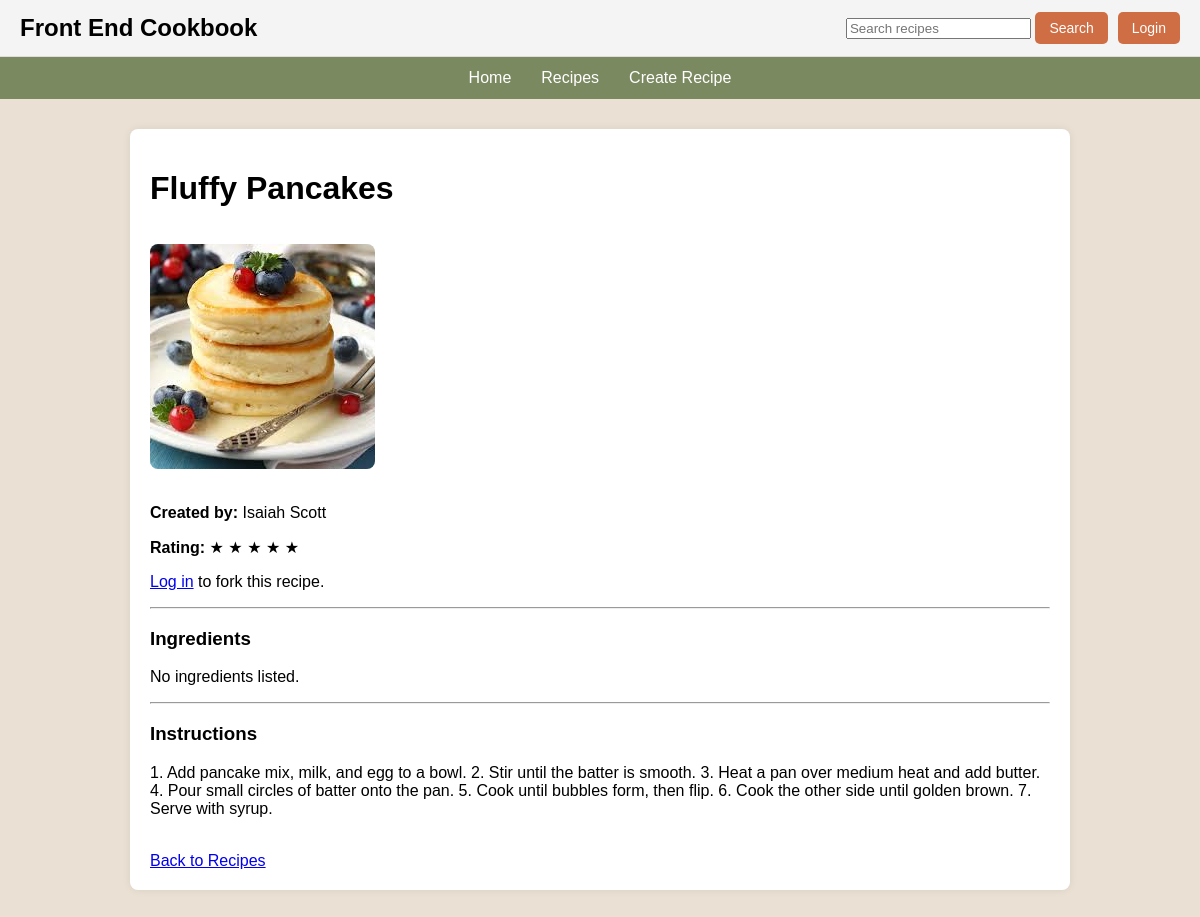
The app's page /recipe/7 with its own data.
### app/models.py (models this page shows, shortened)
class Recipe(db.Model):
    __tablename__ = "recipes"
    id = db.Column(db.Integer, primary_key=True)
    title = db.Column(db.String(100), nullable=False)
    ingredients = db.Column(db.Text, nullable=False)
    instructions = db.Column(db.Text, nullable=False)
    image_filename = db.Column(db.String(255), nullable=True)
    rating = db.Column(db.Integer, default=0)
    user_id = db.Column(db.Integer, db.ForeignKey("users.id"), nullable=True)
    forked_from_id = db.Column(db.Integer, db.ForeignKey("recipes.id"), nullable=True)

class User(db.Model):
    __tablename__ = "users"
    id = db.Column(db.Integer, primary_key=True)
    first_name = db.Column(db.String(50), nullable=False)
    last_name = db.Column(db.String(50), nullable=False)
    email = db.Column(db.String(120), unique=True, nullable=False)
    password_hash = db.Column(db.String(255), nullable=False)
    recipes = db.relationship("Recipe", backref="author", lazy=True)

### app/routes.py (the view)
@app.route("/recipe/<int:recipe_id>")
def view_recipe(recipe_id):
    recipe = Recipe.query.get_or_404(recipe_id)
    return render_template("view_recipe.html", recipe=recipe)

### app/templates/view_recipe.html (shortened to what this page needs)
{% extends "base.html" %}
{% block content %}
<h1>{{ recipe.title }}</h1>
{% if recipe.image_filename %}
    <img
        src="{{ url_for('static', filename='uploads/' + recipe.image_filename) }}"
        alt="{{ recipe.title }}"
        style="max-width: 400px; border-radius: 8px; margin: 15px 0;"
    >
{% endif %}
{% if recipe.author %}
    <p>
        <strong>Created by:</strong>
        {{ recipe.author.first_name }} {{ recipe.author.last_name }}
    </p>
{% endif %}
<p>
    <strong>Rating:</strong>
    {% if recipe.rating and recipe.rating > 0 %}
        {% for i in range(recipe.rating) %}
            ★
        {% endfor %}
    {% else %}
        No rating yet
    {% endif %}
</p>
{% if session.get("user_id") %}
    <form action="{{ url_for('fork_recipe', recipe_id=recipe.id) }}" method="POST">
        <button type="submit" class="main-button">
            Fork Recipe
        </button>
    </form>
{% else %}
    <p>
        <a href="{{ url_for('login') }}">Log in</a> to fork this recipe.
    </p>
{% endif %}
<hr>
<h3>Ingredients</h3>
{% if recipe.formatted_ingredients %}
    <ul>
        {% for ing in recipe.formatted_ingredients %}
            <li>{{ ing.quantity }} {{ ing.unit }} {{ ing.name }}</li>
        {% endfor %}
    </ul>
{% else %}
    <p>No ingredients listed.</p>
{% endif %}
<hr>
<h3>Instructions</h3>
<p>{{ recipe.instructions }}</p>
<br>
<a href="{{ url_for('recipes') }}">Back to Recipes</a>
{% endblock %}

### app/templates/base.html (style rules this page uses)
body { margin: 0; font-family: Arial, sans-serif; background-color: #EAE1D4; }

### records on screen
Recipe: title "Fluffy Pancakes", image_filename (picture), rating 5 (drawn), instructions "1. Add pancake mix, milk, and egg to a bowl. 2. Stir until the batter is smooth. 3. Heat a pan over medium heat and add butter. 4. Pour small circles of batter onto the pan. 5. Cook until bubbles form, then flip. 6. Cook the other side until golden brown. 7. Serve with syrup."
User: author.first_name "Isaiah", author.last_name "Scott"
